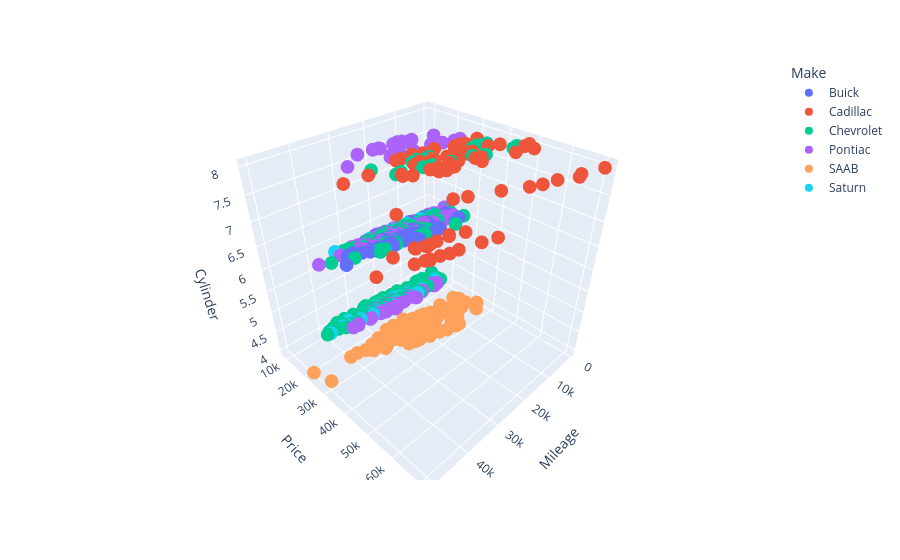

The notebook cell saved with this chart:
### Code cell
px.scatter_3d(df, x='Mileage',y='Price',color='Make',z='Cylinder')
